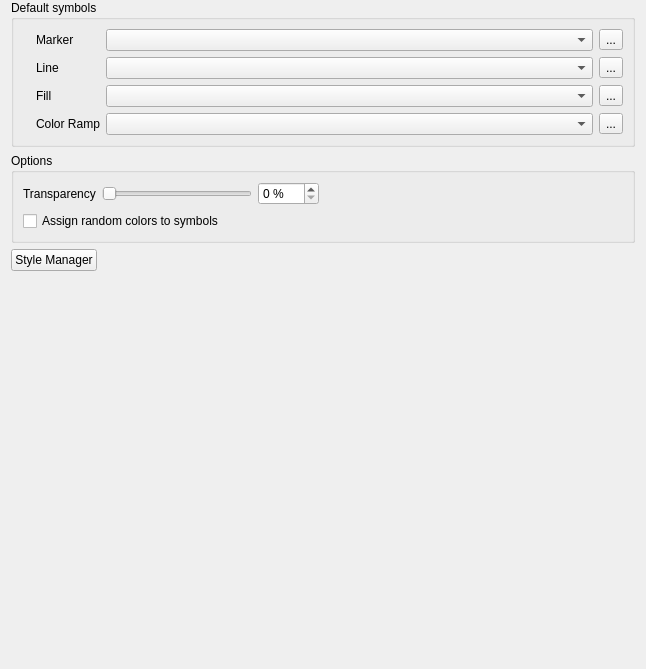
             <widget class="QWidget" name="scrollAreaWidgetContents_4">
              <property name="geometry">
               <rect>
                <x>0</x>
                <y>0</y>
                <width>646</width>
                <height>669</height>
               </rect>
              </property>
              <layout class="QVBoxLayout" name="verticalLayout_12">
               <property name="topMargin">
                <number>0</number>
               </property>
               <property name="bottomMargin">
                <number>0</number>
               </property>
               <item>
                <widget class="QgsCollapsibleGroupBox" name="groupBox">
                 <property name="title">
                  <string>Default symbols</string>
                 </property>
                 <property name="syncGroup" stdset="0">
                  <string notr="true">projstyles</string>
                 </property>
                 <layout class="QGridLayout" name="gridLayout_9">
                  <property name="leftMargin">
                   <number>9</number>
                  </property>
                  <item row="0" column="5">
                   <widget class="QToolButton" name="pbtnStyleMarker">
                    <property name="text">
                     <string>...</string>
                    </property>
                    <property name="icon">
                     <iconset resource="../../images/images.qrc">
                      <normaloff>:/images/themes/default/symbologyEdit.png</normaloff>:/images/themes/default/symbologyEdit.png</iconset>
                    </property>
                   </widget>
                  </item>
                  <item row="1" column="2">
                   <widget class="QLabel" name="lblStyleLine">
                    <property name="text">
                     <string>Line</string>
                    </property>
                    <property name="margin">
                     <number>5</number>
                    </property>
                   </widget>
                  </item>
                  <item row="3" column="0">
                   <widget class="QLabel" name="label_14">
                    <property name="sizePolicy">
                     <sizepolicy hsizetype="Fixed" vsizetype="Preferred">
                      <horstretch>0</horstretch>
                      <verstretch>0</verstretch>
                     </sizepolicy>
                    </property>
                    <property name="text">
                     <string/>
                    </property>
                    <property name="pixmap">
                     <pixmap resource="../../images/images.qrc">:/images/themes/default/styleicons/color.png</pixmap>
                    </property>
                   </widget>
                  </item>
                  <item row="2" column="0">
                   <widget class="QLabel" name="pixStyleFill">
                    <property name="sizePolicy">
                     <sizepolicy hsizetype="Fixed" vsizetype="Preferred">
                      <horstretch>0</horstretch>
                      <verstretch>0</verstretch>
                     </sizepolicy>
                    </property>
                    <property name="text">
                     <string/>
                    </property>
                    <property name="pixmap">
                     <pixmap resource="../../images/images.qrc">:/images/themes/default/styleicons/style-polygon.png</pixmap>
                    </property>
                   </widget>
                  </item>
                  <item row="1" column="5">
                   <widget class="QToolButton" name="pbtnStyleLine">
                    <property name="text">
                     <string>...</string>
                    </property>
                    <property name="icon">
                     <iconset resource="../../images/images.qrc">
                      <normaloff>:/images/themes/default/symbologyEdit.png</normaloff>:/images/themes/default/symbologyEdit.png</iconset>
                    </property>
                   </widget>
                  </item>
                  <item row="1" column="0">
                   <widget class="QLabel" name="pixStyleLine">
                    <property name="sizePolicy">
                     <sizepolicy hsizetype="Fixed" vsizetype="Preferred">
                      <horstretch>0</horstretch>
                      <verstretch>0</verstretch>
                     </sizepolicy>
                    </property>
                    <property name="text">
                     <string/>
                    </property>
                    <property name="pixmap">
                     <pixmap resource="../../images/images.qrc">:/images/themes/default/styleicons/style-line.png</pixmap>
                    </property>
                   </widget>
                  </item>
                  <item row="2" column="4">
                   <widget class="QComboBox" name="cboStyleFill">
                    <property name="sizePolicy">
                     <sizepolicy hsizetype="Expanding" vsizetype="Fixed">
                      <horstretch>0</horstretch>
                      <verstretch>0</verstretch>
                     </sizepolicy>
                    </property>
                    <property name="sizeAdjustPolicy">
                     <enum>QComboBox::AdjustToMinimumContentsLength</enum>
                    </property>
                   </widget>
                  </item>
                  <item row="3" column="2">
                   <widget class="QLabel" name="lblStyleColorRamp">
                    <property name="text">
                     <string>Color Ramp</string>
                    </property>
                    <property name="margin">
                     <number>5</number>
                    </property>
                   </widget>
                  </item>
                  <item row="0" column="4">
                   <widget class="QComboBox" name="cboStyleMarker">
                    <property name="sizePolicy">
                     <sizepolicy hsizetype="Expanding" vsizetype="Fixed">
                      <horstretch>0</horstretch>
                      <verstretch>0</verstretch>
                     </sizepolicy>
                    </property>
                    <property name="sizeAdjustPolicy">
                     <enum>QComboBox::AdjustToMinimumContentsLength</enum>
                    </property>
                   </widget>
                  </item>
                  <item row="0" column="0">
                   <widget class="QLabel" name="pixStyleMarker">
                    <property name="sizePolicy">
                     <sizepolicy hsizetype="Fixed" vsizetype="Preferred">
                      <horstretch>0</horstretch>
                      <verstretch>0</verstretch>
                     </sizepolicy>
                    </property>
                    <property name="text">
                     <string/>
                    </property>
                    <property name="pixmap">
                     <pixmap resource="../../images/images.qrc">:/images/themes/default/styleicons/style-point.png</pixmap>
                    </property>
                   </widget>
                  </item>
                  <item row="0" column="2">
                   <widget class="QLabel" name="lblStyleMarker">
                    <property name="text">
                     <string>Marker</string>
                    </property>
                    <property name="margin">
                     <number>5</number>
                    </property>
                   </widget>
                  </item>
                  <item row="2" column="5">
                   <widget class="QToolButton" name="pbtnStyleFill">
                    <property name="text">
                     <string>...</string>
                    </property>
                    <property name="icon">
                     <iconset resource="../../images/images.qrc">
                      <normaloff>:/images/themes/default/symbologyEdit.png</normaloff>:/images/themes/default/symbologyEdit.png</iconset>
                    </property>
                   </widget>
                  </item>
                  <item row="2" column="2">
                   <widget class="QLabel" name="lblStyleFill">
                    <property name="text">
                     <string>Fill</string>
                    </property>
                    <property name="margin">
                     <number>5</number>
                    </property>
                   </widget>
                  </item>
                  <item row="1" column="4">
                   <widget class="QComboBox" name="cboStyleLine">
                    <property name="sizePolicy">
                     <sizepolicy hsizetype="Expanding" vsizetype="Fixed">
                      <horstretch>0</horstretch>
                      <verstretch>0</verstretch>
                     </sizepolicy>
                    </property>
                    <property name="sizeAdjustPolicy">
                     <enum>QComboBox::AdjustToMinimumContentsLength</enum>
                    </property>
                   </widget>
                  </item>
                  <item row="3" column="4">
                   <widget class="QComboBox" name="cboStyleColorRamp">
                    <property name="sizePolicy">
                     <sizepolicy hsizetype="Expanding" vsizetype="Fixed">
                      <horstretch>0</horstretch>
                      <verstretch>0</verstretch>
                     </sizepolicy>
                    </property>
                    <property name="sizeAdjustPolicy">
                     <enum>QComboBox::AdjustToMinimumContentsLength</enum>
                    </property>
                   </widget>
                  </item>
                  <item row="3" column="5">
                   <widget class="QToolButton" name="pbtnStyleColorRamp">
                    <property name="text">
                     <string>...</string>
                    </property>
                    <property name="icon">
                     <iconset resource="../../images/images.qrc">
                      <normaloff>:/images/themes/default/symbologyEdit.png</normaloff>:/images/themes/default/symbologyEdit.png</iconset>
                    </property>
                   </widget>
                  </item>
                 </layout>
                </widget>
               </item>
               <item>
                <widget class="QgsCollapsibleGroupBox" name="groupBox_2">
                 <property name="title">
                  <string>Options</string>
                 </property>
                 <property name="syncGroup" stdset="0">
                  <string notr="true">projstyles</string>
                 </property>
                 <layout class="QVBoxLayout" name="verticalLayout_18">
                  <item>
                   <layout class="QHBoxLayout" name="horizontalLayout_6">
                    <item>
                     <widget class="QLabel" name="mTransparencyLabel">
                      <property name="text">
                       <string>Transparency</string>
                      </property>
                     </widget>
                    </item>
                    <item>
                     <widget class="QSlider" name="mTransparencySlider">
                      <property name="sizePolicy">
                       <sizepolicy hsizetype="MinimumExpanding" vsizetype="Fixed">
                        <horstretch>0</horstretch>
                        <verstretch>0</verstretch>
                       </sizepolicy>
                      </property>
                      <property name="minimumSize">
                       <size>
                        <width>150</width>
                        <height>0</height>
                       </size>
                      </property>
                      <property name="maximumSize">
                       <size>
                        <width>150</width>
                        <height>16777215</height>
                       </size>
                      </property>
                      <property name="maximum">
                       <number>100</number>
                      </property>
                      <property name="orientation">
                       <enum>Qt::Horizontal</enum>
                      </property>
                     </widget>
                    </item>
                    <item>
                     <widget class="QSpinBox" name="mTransparencySpinBox">
                      <property name="suffix">
                       <string> %</string>
                      </property>
                      <property name="maximum">
                       <number>100</number>
                      </property>
                     </widget>
                    </item>
                    <item>
                     <spacer name="horizontalSpacer_5">
                      <property name="orientation">
                       <enum>Qt::Horizontal</enum>
                      </property>
                      <property name="sizeHint" stdset="0">
                       <size>
                        <width>40</width>
                        <height>20</height>
                       </size>
                      </property>
                     </spacer>
                    </item>
                   </layout>
                  </item>
                  <item>
                   <widget class="QCheckBox" name="cbxStyleRandomColors">
                    <property name="text">
                     <string>Assign random colors to symbols</string>
                    </property>
                   </widget>
                  </item>
                 </layout>
                </widget>
               </item>
               <item>
                <layout class="QHBoxLayout" name="horizontalLayout_3">
                 <item>
                  <widget class="QPushButton" name="pbtnStyleManager">
                   <property name="text">
                    <string>Style Manager</string>
                   </property>
                  </widget>
                 </item>
                 <item>
                  <spacer name="horizontalSpacer">
                   <property name="orientation">
                    <enum>Qt::Horizontal</enum>
                   </property>
                   <property name="sizeHint" stdset="0">
                    <size>
                     <width>40</width>
                     <height>20</height>
                    </size>
                   </property>
                  </spacer>
                 </item>
                </layout>
               </item>
               <item>
                <spacer name="verticalSpacer_2">
                 <property name="orientation">
                  <enum>Qt::Vertical</enum>
                 </property>
                 <property name="sizeHint" stdset="0">
                  <size>
                   <width>20</width>
                   <height>40</height>
                  </size>
                 </property>
                </spacer>
               </item>
              </layout>
             </widget>
